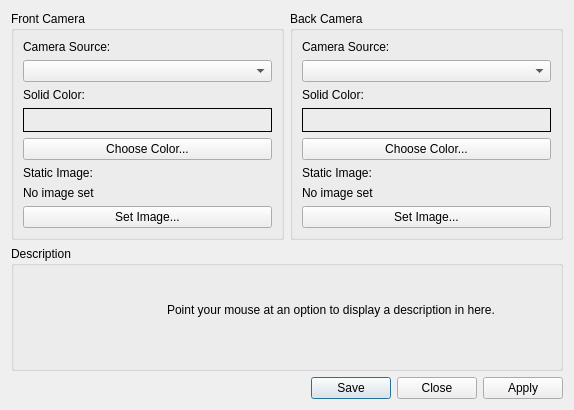
						<widget class="QWidget" name="camera_tab">
							<attribute name="title">
								<string>Camera</string>
							</attribute>
							<layout class="QVBoxLayout" name="camera_tab_layout" stretch="4,1,0">
								<item>
									<layout class="QHBoxLayout" name="camera_tab_content_layout" stretch="1,1">
										<item>
											<layout class="QVBoxLayout" name="camera_tab_left">
												<item>
													<widget class="QGroupBox" name="gb_front_camera">
														<property name="title">
															<string>Front Camera</string>
														</property>
														<layout class="QVBoxLayout" name="gb_front_camera_layout">
															<item>
																<widget class="QLabel" name="label_front_camera">
																	<property name="text">
																		<string>Camera Source:</string>
																	</property>
																</widget>
															</item>
															<item>
																<widget class="QComboBox" name="front_camera_box"/>
															</item>
															<item>
																<widget class="QLabel" name="label_front_camera_color">
																	<property name="text">
																		<string>Solid Color:</string>
																	</property>
																</widget>
															</item>
															<item>
																<widget class="QLabel" name="front_camera_color_preview">
																	<property name="minimumSize">
																		<size>
																			<width>0</width>
																			<height>24</height>
																		</size>
																	</property>
																	<property name="maximumSize">
																		<size>
																			<width>16777215</width>
																			<height>24</height>
																		</size>
																	</property>
																	<property name="frameShape">
																		<enum>QFrame::Shape::Box</enum>
																	</property>
																	<property name="text">
																		<string/>
																	</property>
																</widget>
															</item>
															<item>
																<widget class="QPushButton" name="front_camera_color_btn">
																	<property name="text">
																		<string>Choose Color...</string>
																	</property>
																</widget>
															</item>
															<item>
																<widget class="QLabel" name="label_front_camera_image">
																	<property name="text">
																		<string>Static Image:</string>
																	</property>
																</widget>
															</item>
															<item>
																<widget class="QLabel" name="front_camera_image_path">
																	<property name="text">
																		<string>No image set</string>
																	</property>
																</widget>
															</item>
															<item>
																<widget class="QPushButton" name="front_camera_image_btn">
																	<property name="text">
																		<string>Set Image...</string>
																	</property>
																</widget>
															</item>
														</layout>
													</widget>
												</item>
												<item>
													<spacer name="camera_tab_left_spacer">
														<property name="orientation">
															<enum>Qt::Orientation::Vertical</enum>
														</property>
														<property name="sizeHint" stdset="0">
															<size>
																<width>0</width>
																<height>0</height>
															</size>
														</property>
													</spacer>
												</item>
											</layout>
										</item>
										<item>
											<layout class="QVBoxLayout" name="camera_tab_right">
												<item>
													<widget class="QGroupBox" name="gb_back_camera">
														<property name="title">
															<string>Back Camera</string>
														</property>
														<layout class="QVBoxLayout" name="gb_back_camera_layout">
															<item>
																<widget class="QLabel" name="label_back_camera">
																	<property name="text">
																		<string>Camera Source:</string>
																	</property>
																</widget>
															</item>
															<item>
																<widget class="QComboBox" name="back_camera_box"/>
															</item>
															<item>
																<widget class="QLabel" name="label_back_camera_color">
																	<property name="text">
																		<string>Solid Color:</string>
																	</property>
																</widget>
															</item>
															<item>
																<widget class="QLabel" name="back_camera_color_preview">
																	<property name="minimumSize">
																		<size>
																			<width>0</width>
																			<height>24</height>
																		</size>
																	</property>
																	<property name="maximumSize">
																		<size>
																			<width>16777215</width>
																			<height>24</height>
																		</size>
																	</property>
																	<property name="frameShape">
																		<enum>QFrame::Shape::Box</enum>
																	</property>
																	<property name="text">
																		<string/>
																	</property>
																</widget>
															</item>
															<item>
																<widget class="QPushButton" name="back_camera_color_btn">
																	<property name="text">
																		<string>Choose Color...</string>
																	</property>
																</widget>
															</item>
															<item>
																<widget class="QLabel" name="label_back_camera_image">
																	<property name="text">
																		<string>Static Image:</string>
																	</property>
																</widget>
															</item>
															<item>
																<widget class="QLabel" name="back_camera_image_path">
																	<property name="text">
																		<string>No image set</string>
																	</property>
																</widget>
															</item>
															<item>
																<widget class="QPushButton" name="back_camera_image_btn">
																	<property name="text">
																		<string>Set Image...</string>
																	</property>
																</widget>
															</item>
														</layout>
													</widget>
												</item>
												<item>
													<spacer name="camera_tab_right_spacer">
														<property name="orientation">
															<enum>Qt::Orientation::Vertical</enum>
														</property>
														<property name="sizeHint" stdset="0">
															<size>
																<width>0</width>
																<height>0</height>
															</size>
														</property>
													</spacer>
												</item>
											</layout>
										</item>
									</layout>
								</item>
								<item>
									<widget class="QGroupBox" name="gb_description_camera">
										<property name="title">
											<string>Description</string>
										</property>
										<layout class="QVBoxLayout" name="gb_description_camera_layout">
											<item>
												<widget class="QLabel" name="description_camera">
													<property name="text">
														<string>
															Point your mouse at an option to display a description in here.

														</string>
													</property>
													<property name="textFormat">
														<enum>Qt::TextFormat::PlainText</enum>
													</property>
													<property name="alignment">
														<set>Qt::AlignmentFlag::AlignLeading|Qt::AlignmentFlag::AlignLeft|Qt::AlignmentFlag::AlignTop</set>
													</property>
													<property name="wordWrap">
														<bool>true</bool>
													</property>
												</widget>
											</item>
										</layout>
									</widget>
								</item>
								<item>
									<widget class="QDialogButtonBox" name="button_box_camera">
										<property name="standardButtons">
											<set>QDialogButtonBox::StandardButton::Apply|QDialogButtonBox::StandardButton::Close|QDialogButtonBox::StandardButton::Save</set>
										</property>
									</widget>
								</item>
							</layout>
						</widget>
